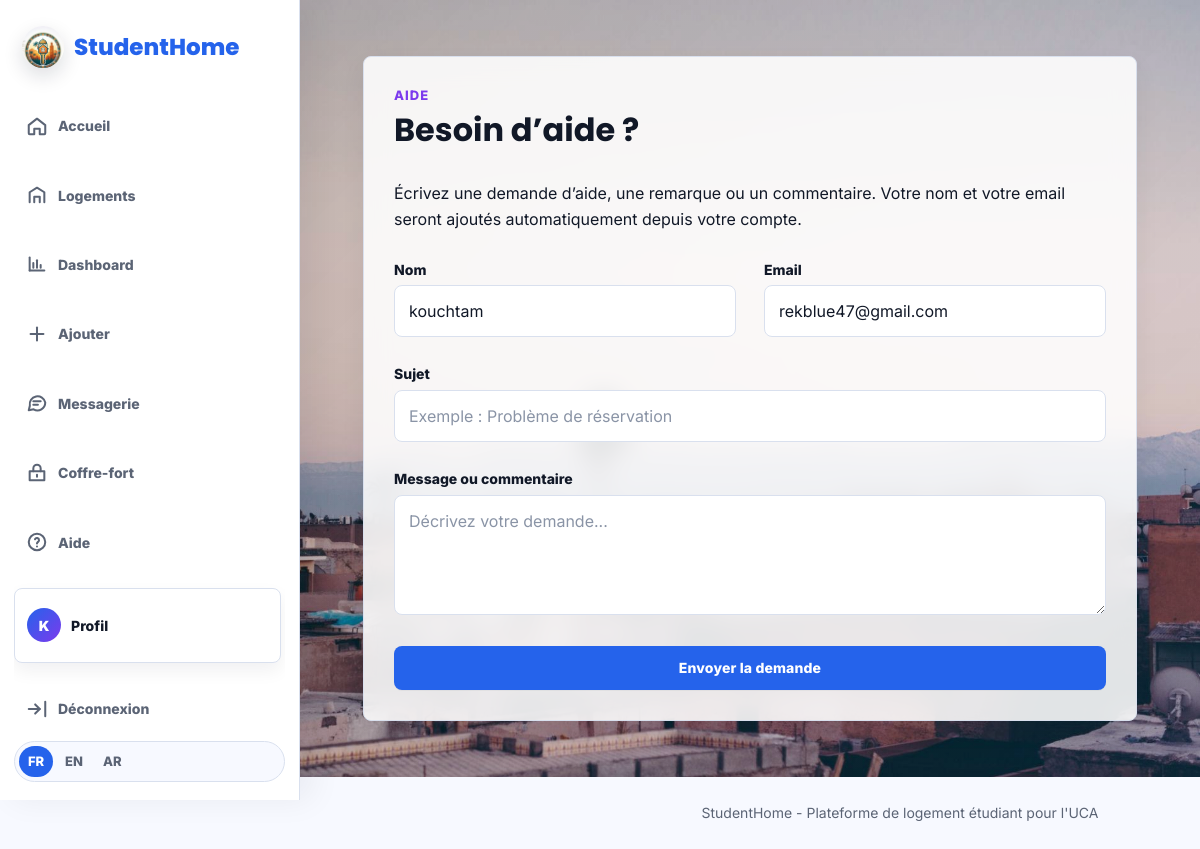
The app's page /aide (signed in) with its own data.
### app.py (models this page shows)
class Utilisateur(UserMixin, db.Model):
    id = db.Column(db.Integer, primary_key=True)
    nom = db.Column(db.String(120), nullable=False)
    email = db.Column(db.String(150), unique=True, nullable=False)
    mot_de_passe = db.Column(db.String(255), nullable=False)
    role = db.Column(db.String(30), nullable=False)
    photo_profil = db.Column(db.String(220), nullable=True)
    etudiant = db.relationship("Etudiant", backref="utilisateur", uselist=False, cascade="all, delete")
    proprietaire = db.relationship("Proprietaire", backref="utilisateur", uselist=False, cascade="all, delete")
    @property
    def avatar_path(self):
        if self.photo_profil:
            return self.photo_profil
        return None

### app.py (the view, shortened to what this page needs)
@app.route("/aide", methods=["GET", "POST"])
@login_required
def aide():
    return render_template("aide.html")

### app.py (called while the page is built)
def fix_text_encoding(value):
    if not isinstance(value, str) or not any(marker in value for marker in ("Ã", "â", "Ø", "Ù", "Ă", "Â")):
        return value
    for encoding in ("cp1252", "latin1"):
        try:
            return value.encode(encoding).decode("utf-8")
        except UnicodeError:
            continue
    return value

@login_manager.user_loader
def load_user(user_id):
    return Utilisateur.query.get(int(user_id))

@app.context_processor
def inject_language_helpers():
    lang = session.get("lang", "fr")
    if lang not in SUPPORTED_LANGUAGES:
        lang = "fr"
    def t(key):
        value = TRANSLATIONS.get(lang, TRANSLATIONS["fr"]).get(key, TRANSLATIONS["fr"].get(key, key))
        return fix_text_encoding(value)
    return {"t": t, "current_lang": lang, "is_rtl": lang == "ar"}

### templates/aide.html (shortened to what this page needs)
{% extends "base.html" %}
{% block content %}
<section class="auth help-bg">
    <form class="form-card login-card" method="post">
        <div class="register-head">
            <div>
                <p class="tag">{{ t('nav_help') }}</p>
                <h1>{{ t('help_title') }}</h1>
            </div>
        </div>
        <p>{{ t('help_text') }}</p>
        <div class="login-grid">
            <div class="field">
                <label>{{ t('name') }}</label>
                <input type="text" value="{{ current_user.nom }}" readonly>
            </div>
            <div class="field">
                <label>{{ t('email') }}</label>
                <input type="email" value="{{ current_user.email }}" readonly>
            </div>
            <div class="field field-wide">
                <label>{{ t('subject') }}</label>
                <input type="text" name="sujet" placeholder="{{ t('help_subject_placeholder') }}" required>
            </div>
            <div class="field field-wide">
                <label>{{ t('message_or_comment') }}</label>
                <textarea name="contenu" placeholder="{{ t('help_message_placeholder') }}" required></textarea>
            </div>
        </div>
        <button class="btn btn-primary full login-submit" type="submit">{{ t('send_request') }}</button>
    </form>
</section>
{% endblock %}

### templates/base.html (shortened to what this page needs)
<!DOCTYPE html>
<html lang="{{ current_lang }}" dir="{{ 'rtl' if is_rtl else 'ltr' }}">
<head>
    <link rel="stylesheet" href="https://unpkg.com/leaflet@1.9.4/dist/leaflet.css">
    <link rel="stylesheet" href="{{ url_for('static', filename='css/style.css') }}">
</head>
<body>
    <aside class="sidebar-nav">
        <a class="brand sidebar-brand" href="{{ url_for('studenthome_marrakech') }}">
            <img class="brand-logo" src="{{ url_for('static', filename='images/studenthome-logo-symbol.jpg') }}" alt="StudentHome">
            <span>StudentHome</span>
        </a>
        <nav class="side-links" aria-label="Navigation principale">
            <a href="{{ url_for('studenthome_marrakech') }}">
                <svg viewBox="0 0 24 24" aria-hidden="true"><path d="M3 11 12 4l9 7v9a1 1 0 0 1-1 1h-5v-6H9v6H4a1 1 0 0 1-1-1v-9Z"></path></svg>
                <span>{{ t('nav_home') }}</span>
            </a>
            <a href="{{ url_for('logements') }}">
                <svg viewBox="0 0 24 24" aria-hidden="true"><path d="M4 20V9l8-5 8 5v11"></path><path d="M9 20v-6h6v6"></path></svg>
                <span>{{ t('nav_housing') }}</span>
            </a>
            {% if current_user.is_authenticated %}
                {% if current_user.role == 'etudiant' %}
                    <a href="{{ url_for('dashboard_etudiant') }}">
                        <svg viewBox="0 0 24 24" aria-hidden="true"><path d="M4 19V5"></path><path d="M4 19h16"></path><path d="M8 16v-5"></path><path d="M12 16V8"></path><path d="M16 16v-3"></path></svg>
                        <span>{{ t('nav_dashboard') }}</span>
                    </a>
                    <a href="{{ url_for('reservations') }}">
                        <svg viewBox="0 0 24 24" aria-hidden="true"><path d="M7 3v4"></path><path d="M17 3v4"></path><path d="M4 8h16"></path><path d="M5 5h14v16H5z"></path></svg>
                        <span>{{ t('nav_reservations') }}</span>
                    </a>
                    <a href="{{ url_for('favoris') }}">
                        <svg viewBox="0 0 24 24" aria-hidden="true"><path d="m12 3.7 2.6 5.3 5.8.8-4.2 4.1 1 5.8L12 17l-5.2 2.7 1-5.8-4.2-4.1 5.8-.8L12 3.7Z"></path></svg>
                        <span>{{ t('nav_favorites') }}</span>
                    </a>
                    <a href="{{ url_for('colocation') }}">
                        <svg viewBox="0 0 24 24" aria-hidden="true"><path d="M8 11a4 4 0 1 0 0-8 4 4 0 0 0 0 8Z"></path><path d="M16 13a3 3 0 1 0 0-6 3 3 0 0 0 0 6Z"></path><path d="M2 21a6 6 0 0 1 12 0"></path><path d="M14 21a5 5 0 0 1 8 0"></path></svg>
                        <span>{{ t('nav_colocation') }}</span>
                    </a>
                {% elif current_user.role == 'proprietaire' %}
                    <a href="{{ url_for('dashboard_proprietaire') }}">
                        <svg viewBox="0 0 24 24" aria-hidden="true"><path d="M4 19V5"></path><path d="M4 19h16"></path><path d="M8 16v-5"></path><path d="M12 16V8"></path><path d="M16 16v-3"></path></svg>
                        <span>{{ t('nav_dashboard') }}</span>
                    </a>
                    <a href="{{ url_for('ajouter_annonce') }}">
                        <svg viewBox="0 0 24 24" aria-hidden="true"><path d="M12 5v14"></path><path d="M5 12h14"></path></svg>
                        <span>{{ t('nav_add') }}</span>
                    </a>
                {% elif current_user.role == 'admin' %}
                    <a href="{{ url_for('dashboard_admin') }}">
                        <svg viewBox="0 0 24 24" aria-hidden="true"><path d="M12 3 4 6v6c0 5 3.5 8 8 9 4.5-1 8-4 8-9V6l-8-3Z"></path></svg>
                        <span>{{ t('nav_admin') }}</span>
                    </a>
                {% endif %}
                <a href="{{ url_for('messages') }}">
                    <svg viewBox="0 0 24 24" aria-hidden="true"><path d="M21 11.5a8.5 8.5 0 0 1-12.7 7.4L3 20l1.2-5.1A8.5 8.5 0 1 1 21 11.5Z"></path><path d="M8 10h8M8 14h5"></path></svg>
                    <span>{{ t('nav_messages') }}</span>
                </a>
                <a href="{{ url_for('coffre_fort') }}">
                    <svg viewBox="0 0 24 24" aria-hidden="true"><path d="M4 10h16v10H4z"></path><path d="M8 10V7a4 4 0 0 1 8 0v3"></path><path d="M12 14v2"></path></svg>
                    <span>{{ t('nav_vault') }}</span>
                </a>
                <a href="{{ url_for('aide') }}">
                    <svg viewBox="0 0 24 24" aria-hidden="true"><circle cx="12" cy="12" r="9"></circle><path d="M9.8 9a2.3 2.3 0 0 1 4.4 1c0 1.7-2.2 2-2.2 3.6"></path><path d="M12 17h.01"></path></svg>
                    <span>{{ t('nav_help') }}</span>
                </a>
                <a class="nav-profile-btn sidebar-profile" href="{{ url_for('profil') }}">
                    {% if current_user.avatar_path %}
                        <img src="{{ current_user.avatar_path }}" alt="Photo de profil">
                    {% else %}
                        <span>{{ current_user.nom[:1]|upper }}</span>
                    {% endif %}
                    <strong>{{ t('nav_profile') }}</strong>
                </a>
                <a href="{{ url_for('logout') }}">
                    <svg viewBox="0 0 24 24" aria-hidden="true"><path d="M10 17l5-5-5-5"></path><path d="M15 12H3"></path><path d="M21 4v16"></path></svg>
                    <span>{{ t('nav_logout') }}</span>
                </a>
            {% else %}
                <a href="{{ url_for('login') }}"><span>{{ t('nav_login') }}</span></a>
                <a href="{{ url_for('choisir_role') }}"><span>{{ t('nav_register') }}</span></a>
            {% endif %}
        </nav>
        <div class="language-switcher" aria-label="Language selector">
            <a class="{{ 'active' if current_lang == 'fr' else '' }}" href="{{ url_for('set_language', lang_code='fr') }}">FR</a>
            <a class="{{ 'active' if current_lang == 'en' else '' }}" href="{{ url_for('set_language', lang_code='en') }}">EN</a>
            <a class="{{ 'active' if current_lang == 'ar' else '' }}" href="{{ url_for('set_language', lang_code='ar') }}">AR</a>
        </div>
    </aside>
    <main class="app-main">
        {% block content %}{% endblock %}
    </main>
    <footer>
        <p>{{ t('footer') }}</p>
    </footer>
</body>
</html>

### records on screen
Utilisateur: nom "K", nom "kouchtam", email "rekblue47@gmail.com"

### other values on screen
{{ t('nav_home') }} "Accueil"
{{ t('nav_housing') }} "Logements"
{{ t('nav_dashboard') }} "Dashboard"
{{ t('nav_add') }} "Ajouter"
{{ t('nav_messages') }} "Messagerie"
{{ t('nav_vault') }} "Coffre-fort"
{{ t('nav_help') }} "Aide"
{{ t('nav_profile') }} "Profil"
{{ t('nav_logout') }} "Déconnexion"
{{ t('nav_help') }} "AIDE"
{{ t('help_title') }} "Besoin d’aide ?"
{{ t('help_text') }} "Écrivez une demande d’aide, une remarque ou un commentaire. Votre nom et votre email seront ajoutés automatiquement depuis votre compte."
{{ t('name') }} "Nom"
{{ t('email') }} "Email"
{{ t('subject') }} "Sujet"
